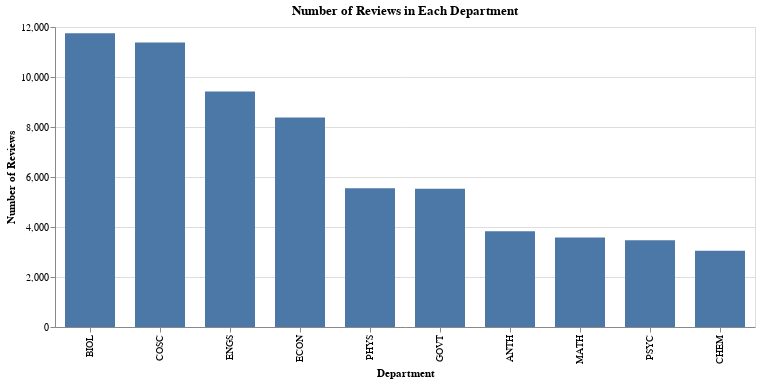

Notebook code for this chart:
### Code cell
bars = alt.Chart(top10).mark_bar(size=50).encode(
    x=alt.X("Department",sort='-y'),
    y=alt.Y("Term", axis=alt.Axis(title='Number of Reviews')),
)

(bars).interactive().properties(
    height=300, 
    width=700,
    title = "Number of Reviews in Each Department",
)

### Figure 1 — Vega-Lite specification as saved in the notebook (floating-point values rounded to 4 significant figures)
{"config": {"view": {"continuousWidth": 400, "continuousHeight": 300}}, "data": {"name": "data-d4ee30ef958bb940ed3b32c34fb7943c"}, "mark": {"type": "bar", "size": 50}, "encoding": {"x": {"field": "Department", "sort": "-y", "type": "nominal"}, "y": {"axis": {"title": "Number of Reviews"}, "field": "Term", "type": "quantitative"}}, "height": 300, "selection": {"selector001": {"type": "interval", "bind": "scales", "encodings": ["x", "y"]}}, "title": "Number of Reviews in Each Department", "width": 700, "$schema": "https://vega.github.io/schema/vega-lite/v4.17.0.json", "datasets": {"data-d4ee30ef958bb940ed3b32c34fb7943c": [{"Department": "CHEM", "Course": 3050, "Term": 3050, "Prof": 3050, "Review": 3050, "Prof Gender": 3050}, {"Department": "PSYC", "Course": 3471, "Term": 3471, "Prof": 3471, "Review": 3471, "Prof Gender": 3471}, {"Department": "MATH", "Course": 3577, "Term": 3577, "Prof": 3577, "Review": 3577, "Prof Gender": 3577}, {"Department": "ANTH", "Course": 3835, "Term": 3835, "Prof": 3835, "Review": 3835, "Prof Gender": 3835}, {"Department": "GOVT", "Course": 5531, "Term": 5531, "Prof": 5531, "Review": 5531, "Prof Gender": 5531}, {"Department": "PHYS", "Course": 5549, "Term": 5549, "Prof": 5549, "Review": 5549, "Prof Gender": 5549}, {"Department": "ECON", "Course": 8380, "Term": 8380, "Prof": 8380, "Review": 8380, "Prof Gender": 8380}, {"Department": "ENGS", "Course": 9418, "Term": 9418, "Prof": 9418, "Review": 9418, "Prof Gender": 9418}, {"Department": "COSC", "Course": 11385, "Term": 11385, "Prof": 11385, "Review": 11385, "Prof Gender": 11385}, {"Department": "BIOL", "Course": 11748, "Term": 11748, "Prof": 11748, "Review": 11748, "Prof Gender": 11748}]}}
